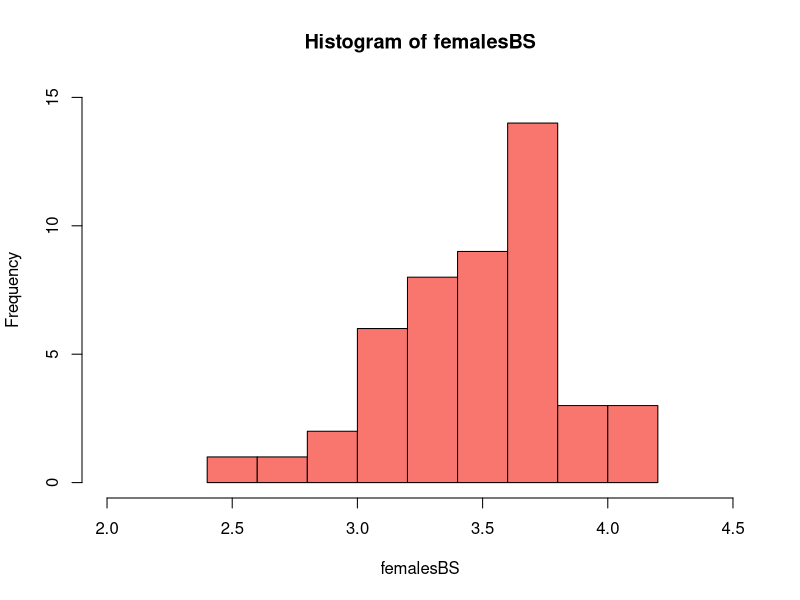
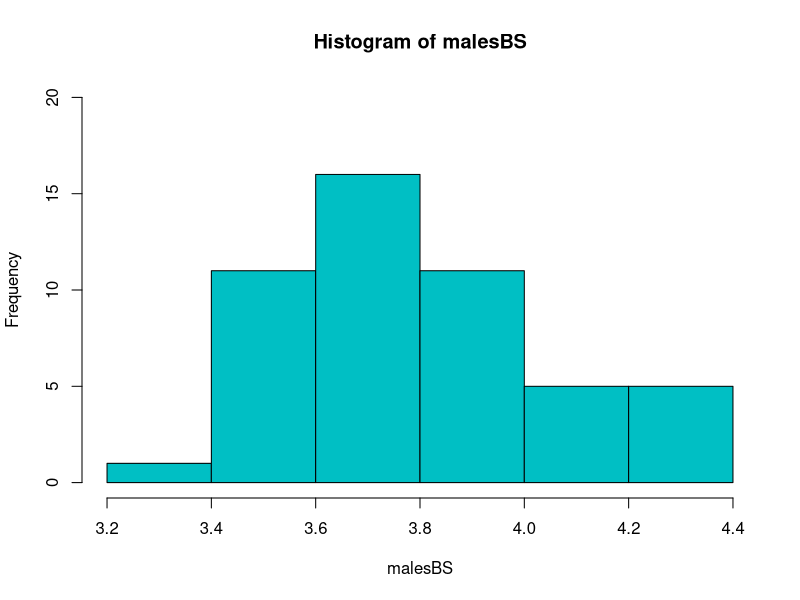

Generate these figures, in order, with R: (Note: this script raises an error after producing the figures.)
setwd("/Users/kaixin/Beetle_KaiXin_SexualSizeDimorphism/Kruskal-Wallis test")

library(ggplot2)
library(dplyr)

################################For CCNR########################################
CCNR <- read.csv("CCNR.csv")
males <- dplyr::filter(CCNR, Sex == "M")
malesBS <- as.numeric(males$BS)
str(malesBS)
females <- dplyr::filter(CCNR, Sex == "F")
femalesBS <- as.numeric(females$BS)
str(femalesBS)

#nicer histogram
#for females:
hist(femalesBS,col="#F8766D",ylim=c(0,15),xlim=c(2,4.5))
#males:
hist(malesBS,col="#00BFC4",ylim=c(0,20))

#density
ccnr<-ddply(CCNR,"Sex",summarise, BodySize.mean=mean(BS))
ggplot(CCNR, aes(x=BS, colour=Sex)) + xlab("Body size (mm)")+ geom_density()+geom_vline(data=ccnr, aes(xintercept=BodySize.mean,  colour=Sex),linetype="dashed", size=1)+ theme_classic() + theme(text=element_text(size=20))


